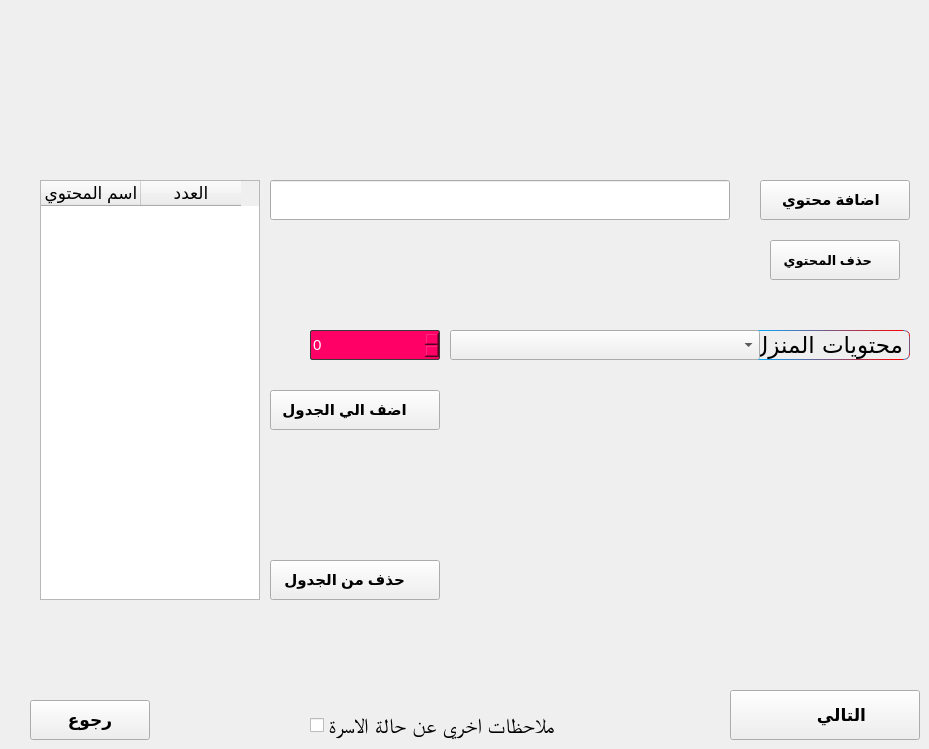
        <widget class="QWidget" name="tab_22">
         <attribute name="title">
          <string>Tab 1</string>
         </attribute>
         <widget class="QCheckBox" name="checkBox_8">
          <property name="geometry">
           <rect>
            <x>310</x>
            <y>710</y>
            <width>300</width>
            <height>30</height>
           </rect>
          </property>
          <property name="font">
           <font>
            <family>Arial Unicode MS</family>
            <pointsize>16</pointsize>
            <weight>9</weight>
            <italic>false</italic>
            <bold>false</bold>
           </font>
          </property>
          <property name="styleSheet">
           <string notr="true">font: 75 16pt &quot;Arial Unicode MS&quot;;</string>
          </property>
          <property name="text">
           <string>ملاحظات اخري عن حالة الاسرة </string>
          </property>
          <property name="icon">
           <iconset>
            <normaloff>:/ico/line.png</normaloff>:/ico/line.png</iconset>
          </property>
          <property name="iconSize">
           <size>
            <width>12</width>
            <height>171</height>
           </size>
          </property>
         </widget>
         <widget class="QPushButton" name="pushButton_40">
          <property name="geometry">
           <rect>
            <x>30</x>
            <y>700</y>
            <width>120</width>
            <height>40</height>
           </rect>
          </property>
          <property name="font">
           <font>
            <pointsize>13</pointsize>
            <weight>75</weight>
            <bold>true</bold>
           </font>
          </property>
          <property name="text">
           <string>رجوع</string>
          </property>
         </widget>
         <widget class="QPushButton" name="pushButton_41">
          <property name="geometry">
           <rect>
            <x>730</x>
            <y>690</y>
            <width>190</width>
            <height>50</height>
           </rect>
          </property>
          <property name="font">
           <font>
            <pointsize>13</pointsize>
            <weight>75</weight>
            <bold>true</bold>
           </font>
          </property>
          <property name="layoutDirection">
           <enum>Qt::RightToLeft</enum>
          </property>
          <property name="text">
           <string>       التالي</string>
          </property>
          <property name="icon">
           <iconset resource="pics.qrc">
            <normaloff>:/ico/next.png</normaloff>:/ico/next.png</iconset>
          </property>
          <property name="iconSize">
           <size>
            <width>100</width>
            <height>46</height>
           </size>
          </property>
         </widget>
         <widget class="QLineEdit" name="lineEdit_82">
          <property name="geometry">
           <rect>
            <x>270</x>
            <y>180</y>
            <width>460</width>
            <height>40</height>
           </rect>
          </property>
          <property name="font">
           <font>
            <pointsize>12</pointsize>
            <weight>75</weight>
            <bold>true</bold>
           </font>
          </property>
         </widget>
         <widget class="QPushButton" name="pushButton_82">
          <property name="geometry">
           <rect>
            <x>760</x>
            <y>180</y>
            <width>150</width>
            <height>40</height>
           </rect>
          </property>
          <property name="font">
           <font>
            <pointsize>11</pointsize>
            <weight>75</weight>
            <bold>true</bold>
           </font>
          </property>
          <property name="text">
           <string>اضافة محتوي  </string>
          </property>
          <property name="icon">
           <iconset resource="pics.qrc">
            <normaloff>:/ico/addf.png</normaloff>:/ico/addf.png</iconset>
          </property>
          <property name="iconSize">
           <size>
            <width>22</width>
            <height>22</height>
           </size>
          </property>
         </widget>
         <widget class="QSpinBox" name="spinBox_36">
          <property name="geometry">
           <rect>
            <x>310</x>
            <y>330</y>
            <width>130</width>
            <height>30</height>
           </rect>
          </property>
          <property name="font">
           <font>
            <pointsize>11</pointsize>
           </font>
          </property>
          <property name="styleSheet">
           <string notr="true">
QAbstractSpinBox {

    padding-top: 2px;
    padding-bottom: 2px;
    border: 1px solid #3A3939;
    background-color:rgb(255, 0, 102);
    color: white;
    border-radius: 2px;
    min-width: 75px;
}

</string>
          </property>
         </widget>
         <widget class="QComboBox" name="comboBox_25">
          <property name="geometry">
           <rect>
            <x>450</x>
            <y>330</y>
            <width>310</width>
            <height>30</height>
           </rect>
          </property>
          <property name="font">
           <font>
            <pointsize>12</pointsize>
           </font>
          </property>
         </widget>
         <widget class="QLabel" name="label_115">
          <property name="geometry">
           <rect>
            <x>750</x>
            <y>330</y>
            <width>160</width>
            <height>30</height>
           </rect>
          </property>
          <property name="font">
           <font>
            <family>Hacen Maghreb Bd</family>
            <pointsize>17</pointsize>
            <weight>50</weight>
            <italic>false</italic>
            <bold>false</bold>
           </font>
          </property>
          <property name="styleSheet">
           <string notr="true">
QLabel
{
/*font: 75 16pt &quot;Arial Unicode MS&quot;;*/

    border: 1px solid;
    border-radius: 2px;

    border-radius: 6;

    border: 1px solid black;
	border-color: qlineargradient(spread:pad, x1:0, y1:0.494, x2:1, y2:0.5, stop:0 rgba(0, 170, 255, 255), stop:1 rgba(255, 0, 0, 255));

	font: 17pt &quot;Hacen Maghreb Bd&quot;;

}</string>
          </property>
          <property name="text">
           <string>محتويات المنزل</string>
          </property>
         </widget>
         <widget class="QPushButton" name="pushButton_81">
          <property name="geometry">
           <rect>
            <x>270</x>
            <y>390</y>
            <width>170</width>
            <height>40</height>
           </rect>
          </property>
          <property name="font">
           <font>
            <pointsize>11</pointsize>
            <weight>75</weight>
            <bold>true</bold>
           </font>
          </property>
          <property name="text">
           <string>اضف الي الجدول     </string>
          </property>
          <property name="icon">
           <iconset resource="pics.qrc">
            <normaloff>:/ico/addf.png</normaloff>:/ico/addf.png</iconset>
          </property>
          <property name="iconSize">
           <size>
            <width>22</width>
            <height>22</height>
           </size>
          </property>
         </widget>
         <widget class="QPushButton" name="pushButton_126">
          <property name="geometry">
           <rect>
            <x>770</x>
            <y>240</y>
            <width>130</width>
            <height>40</height>
           </rect>
          </property>
          <property name="font">
           <font>
            <pointsize>10</pointsize>
            <weight>75</weight>
            <bold>true</bold>
           </font>
          </property>
          <property name="text">
           <string>حذف المحتوي    </string>
          </property>
          <property name="icon">
           <iconset resource="pics.qrc">
            <normaloff>:/ico/removef.png</normaloff>:/ico/removef.png</iconset>
          </property>
          <property name="iconSize">
           <size>
            <width>22</width>
            <height>22</height>
           </size>
          </property>
         </widget>
         <widget class="QTableWidget" name="tableWidget_2">
          <property name="geometry">
           <rect>
            <x>40</x>
            <y>180</y>
            <width>220</width>
            <height>420</height>
           </rect>
          </property>
          <property name="font">
           <font>
            <pointsize>13</pointsize>
           </font>
          </property>
          <property name="styleSheet">
           <string notr="true">
QMenu::indicator:exclusive:unchecked:selected
{
    border-image: url(:/light/radio_unchecked_disabled.svg);
}

QMenu::indicator:exclusive:checked
{
    border-image: url(:/light/radio_checked.svg);
}

QMenu::indicator:exclusive:checked:selected
{
    border-image: url(:/light/radio_checked.svg);
}

QMenu::right-arrow
{
    margin: 0.5ex;
    border-image: url(:/light/right_arrow.svg);
    width: 0.6ex;
    height: 0.9ex;
}


QWidget:disabled
{
    color: #454545;
    background-color: #EFF0F1;
}

QAbstractItemView
{
    alternate-background-color: #EFF0F1;
    color: #31363B;
    border: 0.1ex solid 3A3939;
    border-radius: 0.2ex;
}

QWidget:focus,
QMenuBar:focus
{
    border: 0.1ex solid #33A4DF;
}

QTabWidget:focus,
QCheckBox:focus,
QRadioButton:focus,
QSlider:focus
{
    border: none;
}

QLineEdit
{
    background-color: #FCFCFC;
    padding: 0.5ex;
    border-style: solid;
    border: 0.1ex solid #BAB9B8;
    border-radius: 0.2ex;
    color: #31363B;
}

QGroupBox
{
    border: 0.1ex solid #BAB9B8;
    border-radius: 0.2ex;
    padding-top: 1ex;
    margin-top: 1ex;
}

QGroupBox::title
{
    subcontrol-origin: margin;
    subcontrol-position: top center;
    padding-left: 0.1ex;
    padding-right: 0.1ex;
    margin-top: -0.7ex;
}

QAbstractScrollArea
{
    border-radius: 0.2ex;
    border: 0.1ex solid #BAB9B8;
    background-color: transparent;
}

QScrollBar:horizontal
{
    height: 1.5ex;
    margin: 0.3ex 1.5ex 0.3ex 1.5ex;
    border: 0.1ex transparent #2A2929;
    border-radius: 0.4ex;
    background-color: #2A2929;
}

QScrollBar::handle:horizontal
{
    background-color: #605F5F;
    min-width: 0.5ex;
    border-radius: 0.4ex;
}

QScrollBar::add-line:horizontal
{
    margin: 0ex 0.3ex 0ex 0.3ex;
    border-image: url(:/light/right_arrow_disabled.svg);
    width: 1ex;
    height: 1ex;
    subcontrol-position: right;
    subcontrol-origin: margin;
}

QScrollBar::sub-line:horizontal
{
    margin: 0px 0.3ex 0px 0.3ex;
    border-image: url(:/light/left_arrow_disabled.svg);
    height: 1ex;
    width: 1ex;
    subcontrol-position: left;
    subcontrol-origin: margin;
}


QScrollBar::up-arrow:horizontal, QScrollBar::down-arrow:horizontal
{
    background: none;
}


QScrollBar::add-page:horizontal, QScrollBar::sub-page:horizontal
{
    background: none;
}

QScrollBar:vertical
{
    background-color: #2A2929;
    width: 1.5ex;
    margin: 1.5ex 0.3ex 1.5ex 0.3ex;
    border: 0.1ex transparent #2A2929;
    border-radius: 0.4ex;
}

QScrollBar::handle:vertical
{
    background-color: #605F5F;
    min-height: 0.5ex;
    border-radius: 0.4ex;
}

QScrollBar::sub-line:vertical
{
    margin: 0.3ex 0ex 0.3ex 0ex;
    border-image: url(:/light/up_arrow_disabled.svg);
    height: 1ex;
    width: 1ex;
    subcontrol-position: top;
    subcontrol-origin: margin;
}

QScrollBar::add-line:vertical
{
    margin: 0.3ex 0ex 0.3ex 0ex;
    border-image: url(:/light/down_arrow_disabled.svg);
    height: 1ex;
    width: 1ex;
    subcontrol-position: bottom;
    subcontrol-origin: margin;
}

QScrollBar::sub-line:vertical:hover,
QScrollBar::sub-line:vertical:on
{

    border-image: url(:/light/up_arrow.svg);
    height: 1ex;
    width: 1ex;
    subcontrol-position: top;
    subcontrol-origin: margin;
}


QScrollBar::add-line:vertical:hover,
QScrollBar::add-line:vertical:on
{
    border-image: url(:/light/down_arrow.svg);
    height: 1ex;
    width: 1ex;
    subcontrol-position: bottom;
    subcontrol-origin: margin;
}

QScrollBar::up-arrow:vertical,
QScrollBar::down-arrow:vertical
{
    background: none;
}


QScrollBar::add-page:vertical,
QScrollBar::sub-page:vertical
{
    background: none;
}

QTextEdit
{
    background-color: #EFF0F1;
    color: #31363B;
    border: 0.1ex solid #BAB9B8;
}

QPlainTextEdit
{
    background-color: #EFF0F1;
    color: #31363B;
    border-radius: 0.2ex;
    border: 0.1ex solid #BAB9B8;
}

QHeaderView::section
{
    background-color: #BAB9B8;
    color: #31363B;
    padding: 0.5ex;
    border: 0.1ex solid #BAB9B8;
}

QSizeGrip
{
    border-image: url(:/light/sizegrip.svg);
    width: 1.2ex;
    height: 1.2ex;
}

QMainWindow::separator
{
    background-color: #EFF0F1;
    color: white;
    padding-left: 0.4ex;
    spacing: 0.2ex;
    border: 0.1ex dashed #BAB9B8;
}

QMainWindow::separator:hover
{

    background-color: #787876;
    color: white;
    padding-left: 0.4ex;
    border: 0.1ex solid #BAB9B8;
    spacing: 0.2x;
}

QMenu::separator
{
    height: 0.1ex;
    background-color: #BAB9B8;
    color: white;
    padding-left: 0.4ex;
    margin-left: 1ex;
    margin-right: 0.5ex;
}

QFrame[frameShape=&quot;2&quot;],  /* QFrame::Panel == 0x0003 */
QFrame[frameShape=&quot;3&quot;],  /* QFrame::WinPanel == 0x0003 */
QFrame[frameShape=&quot;4&quot;],  /* QFrame::HLine == 0x0004 */
QFrame[frameShape=&quot;5&quot;],  /* QFrame::VLine == 0x0005 */
QFrame[frameShape=&quot;6&quot;]  /* QFrame::StyledPanel == 0x0006 */
{
    border-width: 0.1ex;
    padding: 0.1ex;
    border-style: solid;
    border-color: #EFF0F1;
    background-color: #bcbfc2;
    border-radius: 0.5ex;
}

QStackedWidget
{
    border: 0.1ex transparent black;
}

QToolBar
{
    border: 0.1ex transparent #393838;
    background: 0.1ex solid #EFF0F1;
    font-weight: bold;
}

QToolBar::handle:horizontal
{
    border-image: url(:/light/hmovetoolbar.svg);
    width = 1.6ex;
    height = 6.4ex;
}

QToolBar::handle:vertical
{
    border-image: url(:/light/vmovetoolbar.svg);
    width = 5.4ex;
    height = 1ex;
}

QToolBar::separator:horizontal
{
    border-image: url(:/light/hsepartoolbar.svg);
    width = 0.7ex;
    height = 6.3ex;
}

QToolBar::separator:vertical
{
    border-image: url(:/light/vsepartoolbars.svg);
    width = 6.3ex;
    height = 0.7ex;
}

QPushButton
{
    color: #31363B;
    background-color: qlineargradient(x1: 0.5, y1: 0.5 x2: 0.5, y2: 1, stop: 0 #EFF0F1, stop: 0.5 #eaebec);
    border-width: 0.1ex;
    border-color: #BAB9B8;
    border-style: solid;
    padding: 0.5ex;
    border-radius: 0.2ex;
    outline: none;
}

QPushButton:disabled
{
    background-color: #e0e1e2;
    border-width: 0.1ex;
    border-color: #b4b4b4;
    border-style: solid;
    padding-top: 0.5ex;
    padding-bottom: 0.5ex;
    padding-left: 1ex;
    padding-right: 1ex;
    border-radius: 0.2ex;
    color: #b4b4b4;
}

QPushButton:focus
{
    color: black;
}

QComboBox
{
    selection-background-color: #33A4DF;
    border-style: solid;
    border: 0.1ex solid #BAB9B8;
    border-radius: 0.2ex;
    padding: 0.5ex;
    min-width: 7.5ex;
}

QPushButton:checked
{
    background-color: #BAB9B8;
    border-color: #6A6969;
}

QComboBox:hover,
QAbstractSpinBox:hover,
QLineEdit:hover,
QTextEdit:hover,
QPlainTextEdit:hover,
QAbstractView:hover,
QTreeView:hover
{
    border: 0.1ex solid #33A4DF;
    color: #31363B;
}

QComboBox:hover:pressed,
QPushButton:hover:pressed,
QAbstractSpinBox:hover:pressed,
QLineEdit:hover:pressed,
QTextEdit:hover:pressed,
QPlainTextEdit:hover:pressed,
QAbstractView:hover:pressed,
QTreeView:hover:pressed
{
    background-color: #EFF0F1;
}

QComboBox:on
{
    padding-top: 0.3ex;
    padding-left: 0.4ex;
    selection-background-color: #4a4a4a;
}

QComboBox QAbstractItemView
{
    background-color: #FCFCFC;
    border-radius: 0.2ex;
    border: 0.1ex solid #BAB9B8;
    selection-background-color: #33A4DF;
}

QComboBox::drop-down
{
    subcontrol-origin: padding;
    subcontrol-position: top right;
    width: 1.5ex;

    border-left-width: 0ex;
    border-left-color: darkgray;
    border-left-style: solid;
    border-top-right-radius: 0.3ex;
    border-bottom-right-radius: 0.3ex;
}

QComboBox::down-arrow
{
    border-image: url(:/light/down_arrow_disabled.svg);
    width: 0.9ex;
    height: 0.6ex;
}

QComboBox::down-arrow:on,
QComboBox::down-arrow:hover,
QComboBox::down-arrow:focus
{
    border-image: url(:/light/down_arrow.svg);
    width: 0.9ex;
    height: 0.6ex;
}

QAbstractSpinBox
{
    padding: 0.5ex;
    border: 0.1ex solid #BAB9B8;
    background-color: #D9D8D7;
    color: #31363B;
    border-radius: 0.2ex;
    min-width: 7.5ex;
}

QAbstractSpinBox:up-button
{
    background-color: transparent;
    subcontrol-origin: border;
    subcontrol-position: center right;
}

QAbstractSpinBox:down-button
{
    background-color: transparent;
    subcontrol-origin: border;
    subcontrol-position: center left;
}

QAbstractSpinBox::up-arrow,
QAbstractSpinBox::up-arrow:disabled,
QAbstractSpinBox::up-arrow:off
{
    border-image: url(:/light/up_arrow_disabled.svg);
    width: 0.9ex;
    height: 0.6ex;
}

QAbstractSpinBox::up-arrow:hover
{
    border-image: url(:/light/up_arrow.svg);
    width: 0.9ex;
    height: 0.6ex;
}

QAbstractSpinBox::down-arrow,
QAbstractSpinBox::down-arrow:disabled,
QAbstractSpinBox::down-arrow:off
{
    border-image: url(:/light/down_arrow_disabled.svg);
    width: 0.9ex;
    height: 0.6ex;
}

QAbstractSpinBox::down-arrow:hover
{
    border-image: url(:/light/down_arrow.svg);
    width: 0.9ex;
    height: 0.6ex;
}

QLabel
{
    border: 0ex solid black;
}

QTabWidget{
    border: 0.1ex solid #BAB9B8;
}

/* BORDERS */
QTabWidget::pane
{
    padding: 0.5ex;
    margin: 0.1ex;
}

QTabWidget::pane:top
{
    border: 0.1ex solid #BAB9B8;
    top: -0.1ex;
}

QTabWidget::pane:bottom
{
    border: 0.1ex solid #BAB9B8;
    bottom: -0.1ex;
}

QTabWidget::pane:left
{
    border: 0.1ex solid #BAB9B8;
    right: -0.1ex;
}

QTabWidget::pane:right
{
    border: 0.1ex solid #BAB9B8;
    left: -0.1ex;
}

QTabBar
{
    qproperty-drawBase: 0;
    left: 0.5ex; /* move to the right by 0.5ex */
    border-radius: 0.3ex;
}

QTabBar:focus
{
    border: 0ex transparent black;
}

QTabBar::close-button
{
    border-image: url(:/light/close.svg);
    width: 1.2ex;
    height: 1.2ex;
    background: transparent;
}

QTabBar::close-button:hover
{
    border-image: url(:/light/close-hover.svg);
    width: 1.2ex;
    height: 1.2ex;
    background: transparent;
}

QTabBar::close-button:pressed
{
    border-image: url(:/light/close-pressed.svg);
    width: 1.2ex;
    height: 1.2ex;
    background: transparent;
}

/* TOP TABS */
QTabBar::tab:top
{
    color: #31363B;
    border: 0.1ex transparent black;
    border-left: 0.1ex solid #BAB9B8;
    border-top: 0.1ex solid #BAB9B8;
    background-color: #EFF0F1;
    padding: 0.5ex;
    min-width: 5ex;
    border-top-left-radius: 0.2ex;
    border-top-right-radius: 0.2ex;
}

QTabBar::tab:top:last,
QTabBar::tab:top:only-one
{
    color: #31363B;
    border: 0.1ex transparent black;
    border-left: 0.1ex solid #BAB9B8;
    border-right: 0.1ex solid #BAB9B8;
    border-top: 0.1ex solid #BAB9B8;
    background-color: #EFF0F1;
    padding: 0.5ex;
    min-width: 5ex;
    border-top-left-radius: 0.2ex;
    border-top-right-radius: 0.2ex;
}

QTabBar::tab:top:!selected
{
    color: #31363B;
    background-color: #D9D8D7;
    border: 0.1ex transparent black;
    border-left: 0.1ex solid #BAB9B8;
    border-top-left-radius: 0.2ex;
    border-top-right-radius: 0.2ex;
}

QTabBar::tab:top:first:!selected
{
    color: #31363B;
    background-color: #D9D8D7;
    border: 0.1ex transparent black;
    border-top-left-radius: 0.2ex;
    border-top-right-radius: 0.2ex;
}

QTabBar::tab:top:!selected:hover
{
    background-color: rgba(61, 173, 232, 0.1);
    border: 0.1ex rgba(61, 173, 232, 0.1);
    border-left: 0.1ex solid #BAB9B8;
}

QTabBar::tab:top:!selected:first:hover
{
    background-color: rgba(61, 173, 232, 0.1);
    border: 0.1ex rgba(61, 173, 232, 0.1);
}

/* BOTTOM TABS */
QTabBar::tab:bottom
{
    color: #31363B;
    border: 0.1ex transparent black;
    border-left: 0.1ex solid #BAB9B8;
    border-bottom: 0.1ex solid #BAB9B8;
    background-color: #EFF0F1;
    padding: 0.5ex;
    border-bottom-left-radius: 0.2ex;
    border-bottom-right-radius: 0.2ex;
    min-width: 5ex;
}

QTabBar::tab:bottom:last,
QTabBar::tab:bottom:only-one
{
    color: #31363B;
    border: 0.1ex transparent black;
    border-left: 0.1ex solid #BAB9B8;
    border-right: 0.1ex solid #BAB9B8;
    border-bottom: 0.1ex solid #BAB9B8;
    background-color: #EFF0F1;
    padding: 0.5ex;
    border-bottom-left-radius: 0.2ex;
    border-bottom-right-radius: 0.2ex;
    min-width: 5ex;
}

QTabBar::tab:bottom:!selected
{
    color: #31363B;
    background-color: #D9D8D7;
    border: 0.1ex transparent black;
    border-left: 0.1ex solid #BAB9B8;
    border-bottom-left-radius: 0.2ex;
    border-bottom-right-radius: 0.2ex;
}

QTabBar::tab:bottom:first:!selected
{
    color: #31363B;
    background-color: #D9D8D7;
    border: 0.1ex transparent black;
    border-bottom-left-radius: 0.2ex;
    border-bottom-right-radius: 0.2ex;
}

QTabBar::tab:bottom:!selected:hover
{
    background-color: rgba(61, 173, 232, 0.1);
    border: 0.1ex rgba(61, 173, 232, 0.1);
    border-left: 0.1ex solid #BAB9B8;
}

QTabBar::tab:bottom:!selected:first:hover
{
    background-color: rgba(61, 173, 232, 0.1);
    border: 0.1ex rgba(61, 173, 232, 0.1);
}

/* LEFT TABS */
QTabBar::tab:left
{
    color: #31363B;
    border: 0.1ex transparent black;
    border-top: 0.1ex solid #BAB9B8;
    border-right: 0.1ex solid #BAB9B8;
    background-color: #EFF0F1;
    padding: 0.5ex;
    border-top-right-radius: 0.2ex;
    border-bottom-right-radius: 0.2ex;
    min-height: 5ex;
}

QTabBar::tab:left:last,
QTabBar::tab:left:only-one
{
    color: #31363B;
    border: 0.1ex transparent black;
    border-top: 0.1ex solid #BAB9B8;
    border-bottom: 0.1ex solid #BAB9B8;
    border-right: 0.1ex solid #BAB9B8;
    background-color: #EFF0F1;
    padding: 0.5ex;
    border-top-right-radius: 0.2ex;
    border-bottom-right-radius: 0.2ex;
    min-height: 5ex;
}

QTabBar::tab:left:!selected
{
    color: #31363B;
    background-color: #D9D8D7;
    border: 0.1ex transparent black;
    border-top: 0.1ex solid #BAB9B8;
    border-top-right-radius: 0.2ex;
    border-bottom-right-radius: 0.2ex;
}

QTabBar::tab:left:!selected:hover
{
    background-color: rgba(61, 173, 232, 0.1);
    border: 0.1ex rgba(61, 173, 232, 0.1);
    border-top: 0.1ex solid #BAB9B8;
}

QTabBar::tab:left:!selected:first:hover
{
    background-color: rgba(61, 173, 232, 0.1);
    border: 0.1ex rgba(61, 173, 232, 0.1);
}

/* RIGHT TABS */
QTabBar::tab:right
{
    color: #31363B;
    border: 0.1ex transparent black;
    border-top: 0.1ex solid #BAB9B8;
    border-left: 0.1ex solid #BAB9B8;
    background-color: #D9D8D7;
    padding: 0.5ex;
    border-top-left-radius: 0.2ex;
    border-bottom-left-radius: 0.2ex;
    min-height: 5ex;
}

QTabBar::tab:right:last,
QTabBar::tab:right:only-one
{
    color: #31363B;
    border: 0.1ex transparent black;
    border-top: 0.1ex solid #BAB9B8;
    border-bottom: 0.1ex solid #BAB9B8;
    border-left: 0.1ex solid #BAB9B8;
    background-color: #D9D8D7;
    padding: 0.5ex;
    border-top-left-radius: 0.2ex;
    border-bottom-left-radius: 0.2ex;
    min-height: 5ex;
}

QTabBar::tab:right:!selected
{
    color: #31363B;
    background-color: #54575B;
    border: 0.1ex transparent black;
    border-top: 0.1ex solid #BAB9B8;
    border-top-left-radius: 0.2ex;
    border-bottom-left-radius: 0.2ex;
}

QTabBar::tab:right:!selected:hover
{
    background-color: rgba(61, 173, 232, 0.1);
    border: 0.1ex rgba(61, 173, 232, 0.1);
    border-top: 0.1ex solid #BAB9B8;
}

QTabBar::tab:right:!selected:first:hover
{
    background-color: rgba(61, 173, 232, 0.1);
    border: 0.1ex rgba(61, 173, 232, 0.1);
}

QTabBar QToolButton::right-arrow:enabled
{
    border-image: url(:/light/right_arrow.svg);
}

QTabBar QToolButton::left-arrow:enabled
{
    border-image: url(:/light/left_arrow.svg);
}

QTabBar QToolButton::right-arrow:disabled
{
    border-image: url(:/light/right_arrow_disabled.svg);
}

QTabBar QToolButton::left-arrow:disabled
{
    border-image: url(:/light/left_arrow_disabled.svg);
}

QDockWidget
{
    background: #EFF0F1;
    border: 0.1ex solid #403F3F;
    titlebar-close-icon: url(:/light/transparent.svg);
    titlebar-normal-icon: url(:/light/transparent.svg);
}

QDockWidget::close-button,
QDockWidget::float-button
{
    border: 0.1ex solid transparent;
    border-radius: 0.2ex;
    background: transparent;
}


QDockWidget::float-button
{
    border-image: url(:/dark/undock.svg);
}

QDockWidget::float-button:hover
{
    border-image: url(:/dark/undock-hover.svg) ;
}

QDockWidget::close-button
{
    border-image: url(:/dark/close.svg) ;
}

QDockWidget::close-button:hover
{
    border-image: url(:/dark/close-hover.svg) ;
}

QDockWidget::close-button:pressed
{
    border-image: url(:/dark/close-pressed.svg) ;
}

QTreeView,
QListView
{
    border: 0.1ex solid #BAB9B8;
    background-color: #FCFCFC;
}


QTreeView::branch:has-siblings:!adjoins-item
{
    border-image: url(:/light/stylesheet-vline.svg) 0;
}

QTreeView::branch:has-siblings:adjoins-item
{
    border-image: url(:/light/stylesheet-branch-more.svg) 0;
}

QTreeView::branch:!has-children:!has-siblings:adjoins-item
{
    border-image: url(:/light/stylesheet-branch-end.svg) 0;
}

QTreeView::branch:has-children:!has-siblings:closed,
QTreeView::branch:closed:has-children:has-siblings
{
    border-image: url(:/light/stylesheet-branch-end-closed.svg) 0;
    image: url(:/light/branch_closed.svg);
}

QTreeView::branch:open:has-children:!has-siblings,
QTreeView::branch:open:has-children:has-siblings
{
    border-image: url(:/light/stylesheet-branch-end-open.svg) 0;
    image: url(:/light/branch_open.svg);
}

QTableView::item,
QListView::item,
QTreeView::item
{
    padding: 0.3ex;
}

QTableView::item:!selected:hover,
QListView::item:!selected:hover,
QTreeView::item:!selected:hover
{
    background-color: rgba(61, 173, 232, 0.1);
    outline: 0;
    color: #31363B;
    padding: 0.3ex;
}

QSlider::groove:horizontal
{
    border: 0.1ex solid #EFF0F1;
    height: 0.4ex;
    background: #9CA0A4;
    margin: 0px;
    border-radius: 0.2ex;
}

QSlider::handle:horizontal
{
    background: #D9D8D7;
    border: 0.1ex solid #BABEC2;
    width: 1.6ex;
    height: 1.6ex;
    margin: -0.8ex 0;
    border-radius: 0.9ex;
}

QSlider::groove:vertical
{
    border: 0.1ex solid #EFF0F1;
    width: 0.4ex;
    background: #9CA0A4;
    margin: 0ex;
    border-radius: 0.3ex;
}

QSlider::handle:vertical
{
    background: #D9D8D7;
    border: 0.1ex solid #BABEC2;
    width: 1.6ex;
    height: 1.6ex;
    margin: 0 -0.8ex;
    border-radius: 0.9ex;
}

QSlider::handle:horizontal:focus,
QSlider::handle:vertical:focus
{
    border: 0.1ex solid #33A4DF;
}

QSlider::handle:horizontal:hover,
QSlider::handle:vertical:hover
{
    border: 0.1ex solid #51c2fc;
}

QSlider::sub-page:horizontal,
QSlider::add-page:vertical
{
    background: #33A4DF;
    border-radius: 0.3ex;
}

QSlider::add-page:horizontal,
QSlider::sub-page:vertical
{
    background: #BABEC2;
    border-radius: 0.3ex;
}

QToolButton
{
    background-color: transparent;
    border: 0.1ex solid #BAB9B8;
    border-radius: 0.2ex;
    margin: 0.3ex;
    padding: 0.5ex;
}

QToolButton[popupMode=&quot;1&quot;] /* only for MenuButtonPopup */
{
    padding-right: 2ex; /* make way for the popup button */
}

QToolButton[popupMode=&quot;2&quot;] /* only for InstantPopup */
{
    padding-right: 1ex; /* make way for the popup button */
}

QToolButton::menu-indicator
{
    border-image: url(:/light/down_arrow.svg);
    top: -0.7ex; left: -0.2ex; /* shift it a bit */
    width = 0.9ex;
    height = 0.6ex;
}

QToolButton::menu-arrow
{
    border-image: url(:/light/down_arrow.svg);
    width = 0.9ex;
    height = 0.6ex;
}

QToolButton:hover,
QToolButton::menu-button:hover
{
    background-color: transparent;
    border: 0.1ex solid #33A4DF;
}

QToolButton:checked,
QToolButton:pressed,
QToolButton::menu-button:pressed
{
    background-color: #47b8fc;
    border: 0.1ex solid #47b8fc;
    padding: 0.5ex;
}

QToolButton::menu-button
{
    border: 0.1ex solid #BAB9B8;
    border-top-right-radius: 6px;
    border-bottom-right-radius: 6px;
    /* 1ex width + 0.4ex for border + no text = 2ex allocated above */
    width: 1ex;
    padding: 0.5ex;
    outline: none;
}

QToolButton::menu-arrow:open
{
    border: 0.1ex solid #BAB9B8;
}

QPushButton::menu-indicator
{
    subcontrol-origin: padding;
    subcontrol-position: bottom right;
    left: 0.8ex;
}

QTableView
{
    border: 0.1ex solid #BAB9B8;
    gridline-color: #BAB9B8;
    background-color: #FCFCFC;
}


QTableView,
QHeaderView
{
    border-radius: 0px;
}

QTableView::item:pressed
{
    background: #33A4DF;
    color: #31363B;
}

QTableView::item:selected:active
{
    background: #33A4DF;
    color: #31363B;
}

QTableView::item:selected:hover
{
    background-color: #47b8f3;
    color: #31363B;
}

QListView::item:pressed,
QTreeView::item:pressed
{
    background: #3daee9;
    color: #31363B;
}

QTreeView::item:selected:active,
QListView::item:selected:active
{
    background: #3daee9;
    color: #31363B;
}

QListView::item:selected:hover,
QTreeView::item:selected:hover
{
    background-color: #51c2fc;
    color: #31363B;
}


QHeaderView
{
    background-color: #EFF0F1;
    border: 0.1ex transparent;
    border-radius: 0px;
    margin: 0px;
    padding: 0px;

}

QHeaderView::section
{
    background-color: #EFF0F1;
    color: #31363B;
    padding: 0.5ex;
    border: 0.1ex solid #BAB9B8;
    border-radius: 0px;
    text-align: center;
}

QHeaderView::section::vertical::first,
QHeaderView::section::vertical::only-one
{
    border-top: 0.1ex solid #BAB9B8;
}

QHeaderView::section::vertical
{
    border-top: transparent;
}

QHeaderView::section::horizontal::first, QHeaderView::section::horizontal::only-one
{
    border-left: 0.1ex solid #BAB9B8;
}

QHeaderView::section::horizontal
{
    border-left: transparent;
}


QHeaderView::section:checked

 {
    color: black;
    background-color: #b9dae7;
 }

 /* style the sort indicator */
QHeaderView::down-arrow
{
    image: url(:/light/down_arrow.svg);
}

QHeaderView::up-arrow
{
    image: url(:/light/up_arrow.svg);
}

QTableCornerButton::section
{
    background-color: #EFF0F1;
    border: 0.1ex transparent #BAB9B8;
    border-radius: 0px;
}

QToolBox
{
    padding: 0.5ex;
    border: 0.1ex transparent black;
}

QToolBox:selected
{
    background-color: #EFF0F1;
    border-color: #33A4DF;
}

QToolBox:hover
{
    border-color: #33A4DF;
}

QStatusBar::item
{
    border: 0px transparent dark;
}

QSplitter::handle
{
    border: 0.1ex dashed #BAB9B8;
}

QSplitter::handle:hover
{
    background-color: #787876;
    border: 0.1ex solid #BAB9B8;
}

QSplitter::handle:horizontal
{
    width: 0.1ex;
}

QSplitter::handle:vertical
{
    height: 0.1ex;
}

QProgressBar:horizontal
{
    background-color: #BABEC2;
    border: 0.1ex solid #EFF0F1;
    border-radius: 0.3ex;
    height: 0.5ex;
    text-align: right;
    margin-top: 0.5ex;
    margin-bottom: 0.5ex;
    margin-right: 5ex;
    padding: 0px;
}

QProgressBar::chunk:horizontal
{
    background-color: #33A4DF;
    border: 0.1ex transparent;
    border-radius: 0.3ex;
}

QAbstractSpinBox
{
    background-color: #EFF0F1;
}

QSpinBox,
QDoubleSpinBox
{
    padding-right: 1.5ex;
}

QSpinBox::up-button,
QDoubleSpinBox::up-button
{
    subcontrol-origin: content;
    subcontrol-position: right top;

    width: 1.6ex;
    border-width: 0.1ex;
}

QSpinBox::up-arrow,
QDoubleSpinBox::up-arrow
{
    border-image: url(:/light/up_arrow.svg);
    width: 0.9ex;
    height: 0.6ex;
}

QSpinBox::up-arrow:hover,
QSpinBox::up-arrow:pressed,
QDoubleSpinBox::up-arrow:hover,
QDoubleSpinBox::up-arrow:pressed
{
    border-image: url(:/light/up_arrow-hover.svg);
    width: 0.9ex;
    height: 0.6ex;
}

QSpinBox::up-arrow:disabled,
QSpinBox::up-arrow:off,
QDoubleSpinBox::up-arrow:disabled,
QDoubleSpinBox::up-arrow:off
{
   border-image: url(:/light/up_arrow_disabled.svg);
}

QSpinBox::down-button,
QDoubleSpinBox::down-button
{
    subcontrol-origin: content;
    subcontrol-position: right bottom;

    width: 1.6ex;
    border-width: 0.1ex;
}

QSpinBox::down-arrow,
QDoubleSpinBox::down-arrow
{
    border-image: url(:/light/down_arrow.svg);
    width: 0.9ex;
    height: 0.6ex;
}

QSpinBox::down-arrow:hover,
QSpinBox::down-arrow:pressed,
QDoubleSpinBox::down-arrow:hover,
QDoubleSpinBox::down-arrow:pressed
{
    border-image: url(:/light/down_arrow-hover.svg);
    width: 0.9ex;
    height: 0.6ex;
}

QSpinBox::down-arrow:disabled,
QSpinBox::down-arrow:off,
QDoubleSpinBox::down-arrow:disabled,
QDoubleSpinBox::down-arrow:off
{
   border-image: url(:/light/down_arrow_disabled.svg);
}

QPushButton:hover
{
    border: 0.1ex solid #3daef3;
    color: #31363B;
}

QPushButton:focus
{
    background-color: qlineargradient(x1: 0.5, y1: 0.5 x2: 0.5, y2: 1, stop: 0 #4cbdff, stop: 0.5 #33a4e8);
    color: white;
}

QPushButton:focus:hover
{
    background-color: qlineargradient(x1: 0.5, y1: 0.5 x2: 0.5, y2: 1, stop: 0 #bedfec, stop: 0.5 #b9dae7);
    color: #31363B;
}

QPushButton:focus:pressed,
QPushButton:pressed
{
    background-color: qlineargradient(x1: 0.5, y1: 0.5 x2: 0.5, y2: 1, stop: 0 #bedfec, stop: 0.5 #b9dae7);
    color: #31363B;
}

</string>
          </property>
          <column>
           <property name="text">
            <string>اسم المحتوي</string>
           </property>
          </column>
          <column>
           <property name="text">
            <string>العدد</string>
           </property>
          </column>
         </widget>
         <widget class="QPushButton" name="pushButton_86">
          <property name="geometry">
           <rect>
            <x>270</x>
            <y>560</y>
            <width>170</width>
            <height>40</height>
           </rect>
          </property>
          <property name="font">
           <font>
            <pointsize>11</pointsize>
            <weight>75</weight>
            <bold>true</bold>
           </font>
          </property>
          <property name="text">
           <string>حذف من الجدول     </string>
          </property>
          <property name="icon">
           <iconset resource="pics.qrc">
            <normaloff>:/ico/removef.png</normaloff>:/ico/removef.png</iconset>
          </property>
          <property name="iconSize">
           <size>
            <width>22</width>
            <height>22</height>
           </size>
          </property>
         </widget>
         <zorder>checkBox_8</zorder>
         <zorder>pushButton_40</zorder>
         <zorder>pushButton_41</zorder>
         <zorder>lineEdit_82</zorder>
         <zorder>pushButton_82</zorder>
         <zorder>spinBox_36</zorder>
         <zorder>label_115</zorder>
         <zorder>pushButton_81</zorder>
         <zorder>pushButton_126</zorder>
         <zorder>tableWidget_2</zorder>
         <zorder>pushButton_86</zorder>
         <zorder>comboBox_25</zorder>
        </widget>
